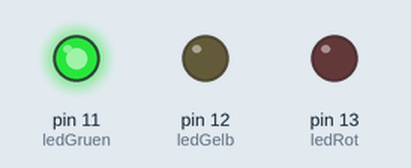
A sketch run on a simulated Arduino Uno, built with avr-gcc and run on an emulated ATmega328P. Parts: output pins drawn as LEDs (lit = HIGH).

Above: at 15.0 s.
At 38.0 s:
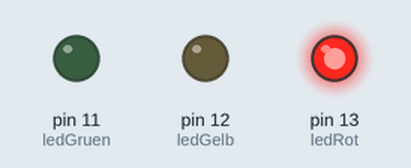
At 44.5 s:
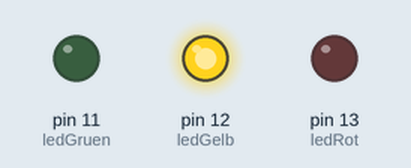
Timing chart, 0 to 59.8 s (numbered marks = the images above):
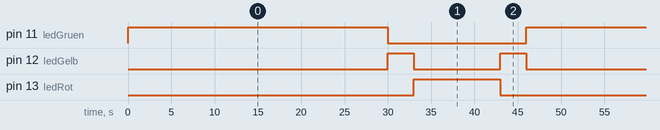

Measured:
- by itself, pin 11 (ledGruen): alternates HIGH for 30.0 s and LOW for 16.0 s
- by itself, pin 12 (ledGelb): repeats every 46.0 s: LOW 10.0 s, HIGH 3.0 s, LOW 30.0 s, HIGH 3.0 s
- by itself, pin 13 (ledRot): alternates HIGH for 10.0 s and LOW for 36.0 s

The sketch:

Aufgabe_1.ino
```cpp
static int ledGruen = 11;
static int ledGelb = 12;
static int ledRot = 13;


void setup()
{
  pinMode(ledGruen, OUTPUT);
  pinMode(ledGelb, OUTPUT);
  pinMode(ledRot, OUTPUT);
}

void loop()
{
  digitalWrite(ledGruen,HIGH);
  delay(30000);
  digitalWrite(ledGruen,LOW);
  digitalWrite(ledGelb,HIGH);
  delay(3000);
  digitalWrite(ledGelb,LOW);
  digitalWrite(ledRot,HIGH);
  delay(10000);
  digitalWrite(ledRot,LOW);
  digitalWrite(ledGelb,HIGH);
  delay(3000);
  digitalWrite(ledGelb,LOW);
}
```
